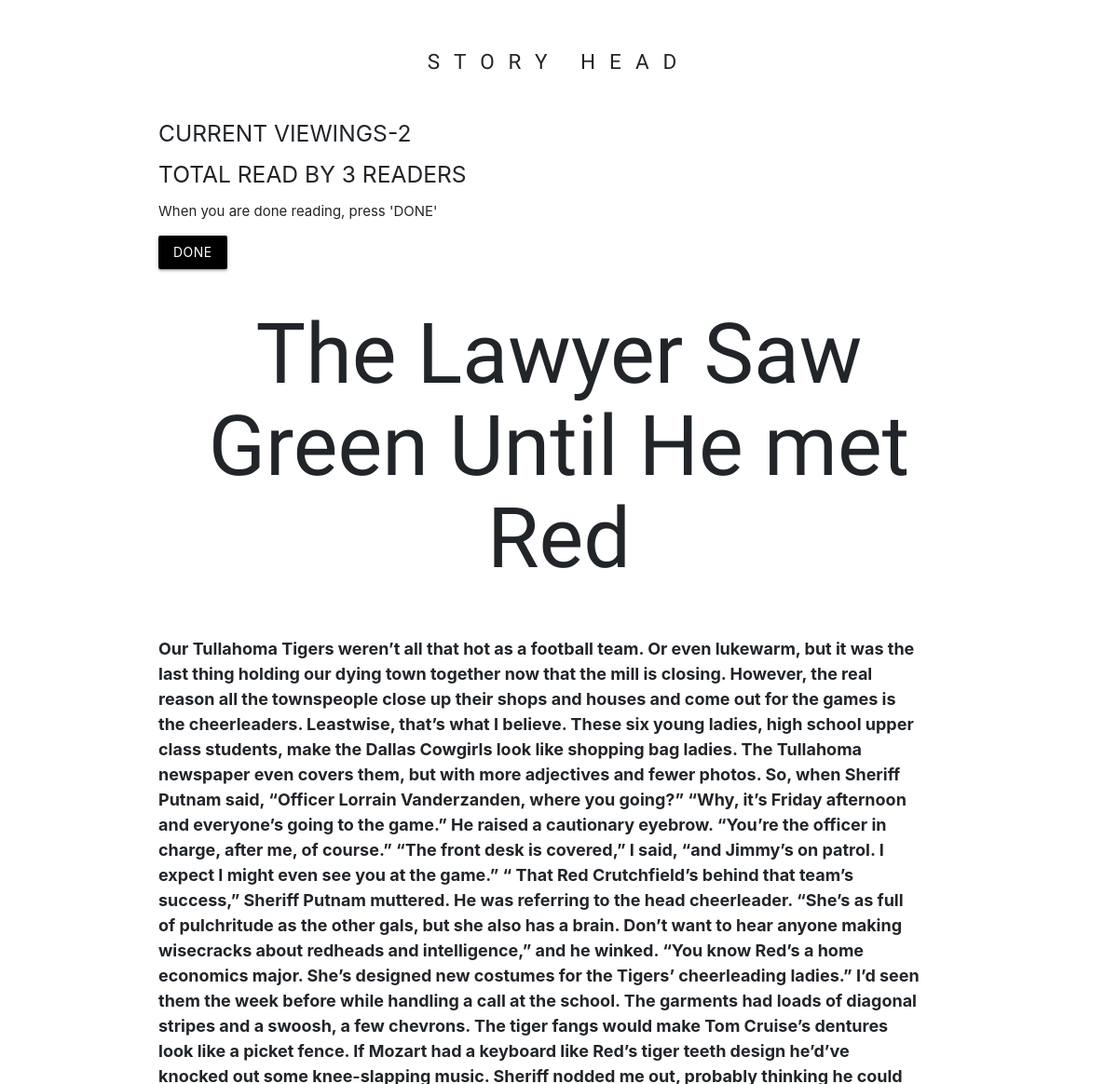
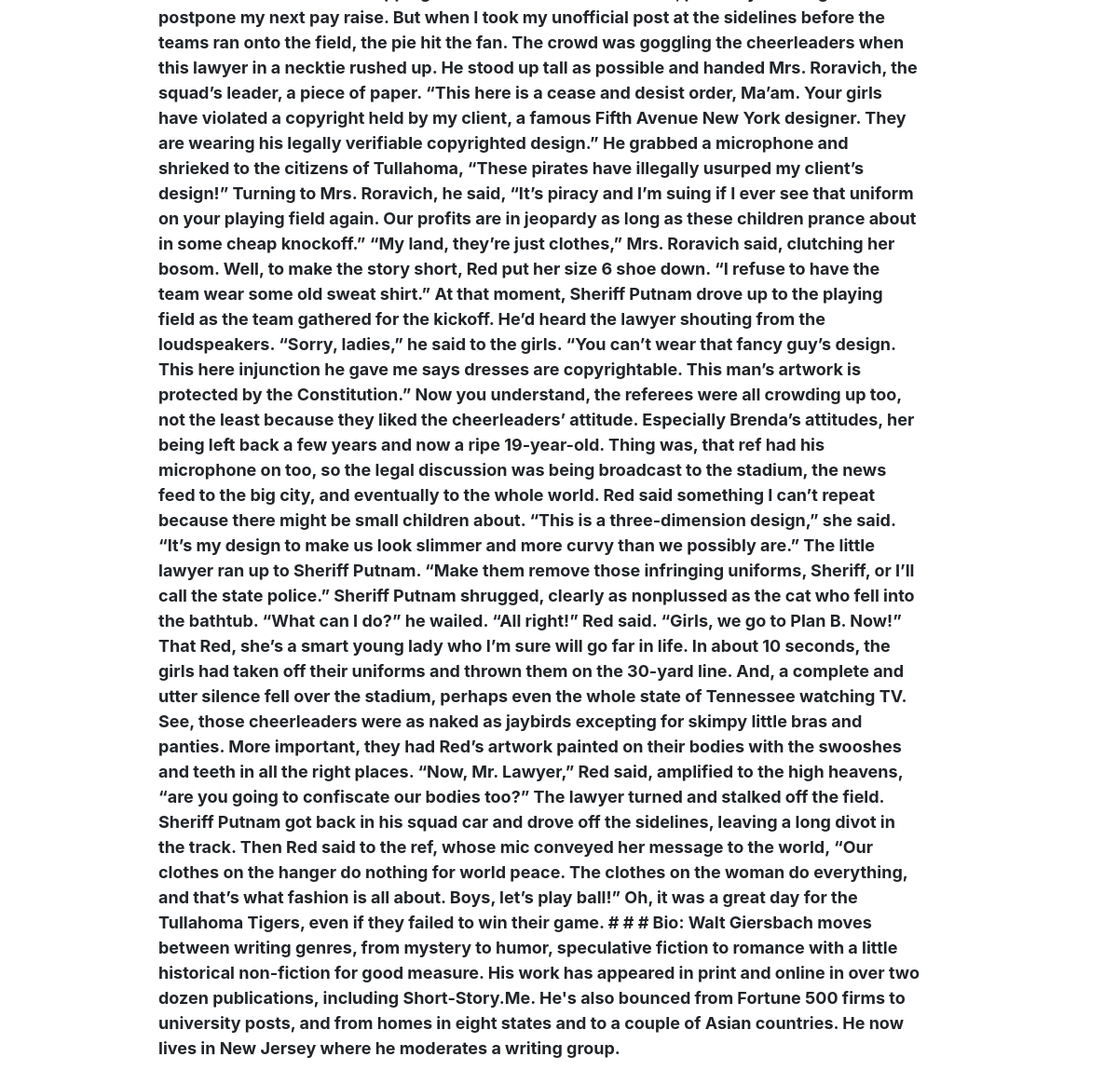
Screenshot of /3/ (signed in) with the database file from the repository (2 pictures, top to bottom).
### first_auth/models.py (models this page shows, shortened)
class story(models.Model):
    story_id=models.IntegerField(primary_key=True)
    story_name=models.CharField(max_length=150)
    description=models.TextField()
    current_view=models.ManyToManyField(User,related_name='current_reads',blank=True)
    total_read=models.ManyToManyField(User,related_name='total_reads',blank=True)
    class Meta:
        verbose_name = "Story section"
        verbose_name_plural = "Stories"

### first_auth/views.py (the view)
# urls.py: path('<slug:pk>/', story_details.as_view(), name='story_details'),
class story_details(DetailView):
    model=story
    template_name='story_details.html'
    def get_object(self, queryset=None):
        context=super().get_object(queryset=queryset)
        context.current_view.add(self.request.user)
        return context

### templates/story_details.html (shortened to what this page needs)
<html>
<head>
<link rel="stylesheet" href="https://stackpath.bootstrapcdn.com/bootstrap/4.5.2/css/bootstrap.min.css">
      <link type="text/css" rel="stylesheet" href="css/materialize.min.css"  media="screen,projection"/>
</head>
<body onload = "JavaScript:AutoRefresh(5000);">
<form action="{% url 'count_reader' story.story_id %}" method="post">
<main id="main">
  <p class="p-title">STORY HEAD
  <br>
  <div id="text">
  <h5 id="text">CURRENT VIEWINGS-{{ story.current_view.count }}</h5>
  <h5>TOTAL READ BY {{ story.total_read.count }} READERS</h5>
  </div>
 </p>
 <p>When you are done reading, press 'DONE' </p>
 <button type="submit" class="btn btn-primary black" value="{{ story.story_id }}">DONE</button>
    <h1 id="title">{{ story.story_name }}</h1>
<section id="tribute-info">
    <div class="p1">
      <p><span>
      {{ story.description }}</p>
    </div>
</section>
</main>
 </form>
</body>
</html>

### templates/story_details.html (style rules this page uses)
* { padding: 0; margin: 0; box-sizing: border-box; }
#main { padding: 50px; width: 80%; margin: 0 auto; }
.p-title { text-align: center; padding-bottom: 30px; font-family: 'Open Sans Condensed', sans-serif; font-size: 1.5rem; text-transform: uppercase; letter-spacing: 15px; }
#title { text-align: center; font-size: 6rem; font-family: 'Tangerine', cursive; padding-bottom: 30px; }
#title::before { content: ''; width: 30%; border: 1px solid #000; display: flex; position: relative; top: 50px; }
#title::after { content: ''; width: 30%; border: 1px solid #000; display: flex; position: relative; top: -52px; left: 70%; }
span { font-weight: bold; }
#tribute-info { display: flex; justify-content: space-between; width: 100%; }
.p1 { width: 95%; font-size: 1.2rem; }
@media all and (max-width: 1260px) { #title::before { border: none; } }
@media all and (max-width: 1260px) { #title::after { border: none; } }

### rows the page displays
story: current_view.count "2", total_read.count "3", story_name "The Lawyer Saw Green Until He met Red", description "Our Tullahoma Tigers weren’t all that hot as a football team. Or even lukewarm, but it was the last thing holding our dying town together now that the mill is closing. However, the real reason all the townspeople close up their shops and houses and come out for the games is the cheerleaders. Leastwise, that’s what I believe. These six young ladies, high school upper class students, make the Dallas Cowgirls look like shopping bag ladies. The Tullahoma newspaper even covers them, but with more adjectives and fewer photos. So, when Sheriff Putnam said, “Officer Lorrain Vanderzanden, where you going?” “Why, it’s Friday afternoon and everyone’s going to the game.” He raised a cautionary eyebrow.…"
